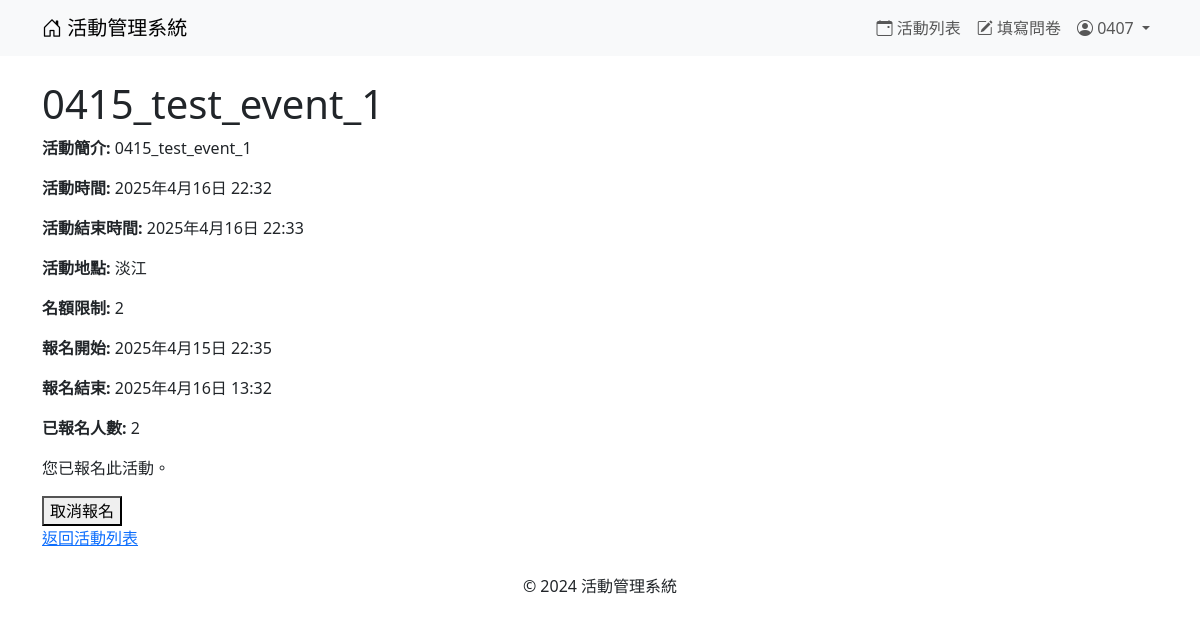
Page /events/events/18/ (signed in) on the earlier database version.
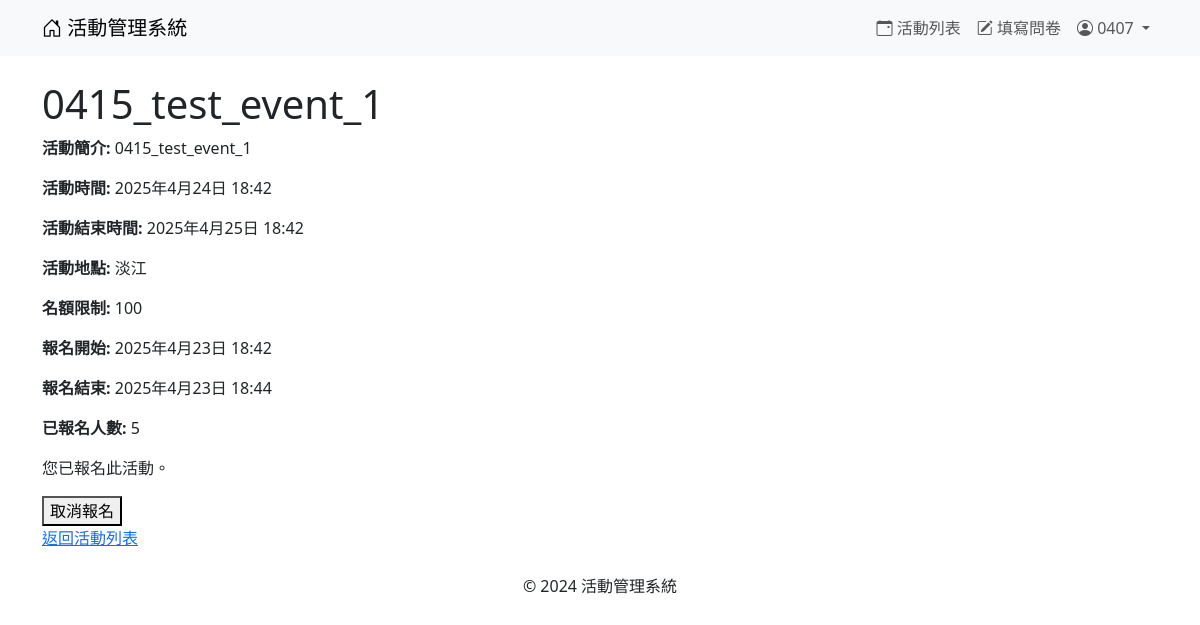
Same page on the later database version.
### events/models.py (models this page shows, shortened)
class Event(models.Model):
    ACTIVITY_TYPES = [
        ('lecture', '講座'),
        ('seminar', '研討會'),
    ]
    STATUS_CHOICES = [
        ('open', '報名中'),
        ('closed', '報名截止'),
        ('not_open', '尚未開放報名'),
    ]
    name = models.CharField(max_length=200)
    description = models.TextField()
    event_time = models.DateTimeField()
    end_time = models.DateTimeField()
    location = models.CharField(max_length=200)
    capacity_limit = models.PositiveIntegerField()
    registration_start = models.DateTimeField()
    registration_end = models.DateTimeField()
    activity_type = models.CharField(max_length=20, choices=ACTIVITY_TYPES)
    status = models.CharField(max_length=20, choices=STATUS_CHOICES, default='not_open')
    published_time = models.DateTimeField(auto_now_add=True)
    updated_time = models.DateTimeField(auto_now=True)
    poster = models.ImageField(upload_to='posters/', blank=True, null=True)
    language = models.CharField(max_length=100, blank=True, null=True)

### events/views.py (the view)
# urls.py: path('events/<int:event_id>/', views.event_detail, name='event_detail'),
def event_detail(request, event_id):
    event = get_object_or_404(Event, id=event_id)
    participants_count = event.event_registrations.count()  # 修正 related_name
    is_registered = event.event_registrations.filter(user=request.user).exists()
    return render(request, 'events/event_detail.html', {
        'event': event,
        'participants_count': participants_count,
        'is_registered': is_registered,
        'now': now(),
    })

### templates/events/event_detail.html (shortened to what this page needs)
{% extends 'base.html' %}
{% block content %}
    <h1>{{ event.name }}</h1>
    <p><strong>活動簡介:</strong> {{ event.description }}</p>
    <p><strong>活動時間:</strong> {{ event.event_time }}</p>
    <p><strong>活動結束時間:</strong> {{ event.end_time }}</p>
    <p><strong>活動地點:</strong> {{ event.location }}</p>
    <p><strong>名額限制:</strong> {{ event.capacity_limit }}</p>
    <p><strong>報名開始:</strong> {{ event.registration_start }}</p>
    <p><strong>報名結束:</strong> {{ event.registration_end }}</p>
    <p><strong>已報名人數:</strong> {{ participants_count }}</p>
    {% if user.is_authenticated %}
        {% if is_registered %}
            <p>您已報名此活動。</p>
            <form method="POST" action="{% url 'cancel_registration' event.id %}">
                <button type="submit">取消報名</button>
            </form>
        {% elif participants_count >= event.capacity_limit %}
            <p>此活動名額已滿。</p>
        {% elif now < event.registration_start %}
            <p>報名尚未開放。</p>
        {% elif now > event.registration_end %}
            <p>報名已截止。</p>
        {% else %}
            <form method="POST" action="{% url 'register_event' event.id %}">
                {% csrf_token %}
                <button type="submit">報名活動</button>
            </form>
        {% endif %}
    {% else %}
        <p>請先<a href="{% url 'login' %}">登入</a>以報名活動。</p>
    {% endif %}
    <a href="{% url 'event_list' %}">返回活動列表</a>
{% endblock %}

Differences in the rows shown:
changed Event "0415_test_event_1": event_time "2025年4月16日 22:32" → "2025年4月24日 18:42"; end_time "2025年4月16日 22:33" → "2025年4月25日 18:42"; capacity_limit "2" → "100"; registration_start "2025年4月15日 22:35" → "2025年4月23日 18:42"; registration_end "2025年4月16日 13:32" → "2025年4月23日 18:44"
Other differences:
{{ participants_count }}: "2" → "5"
